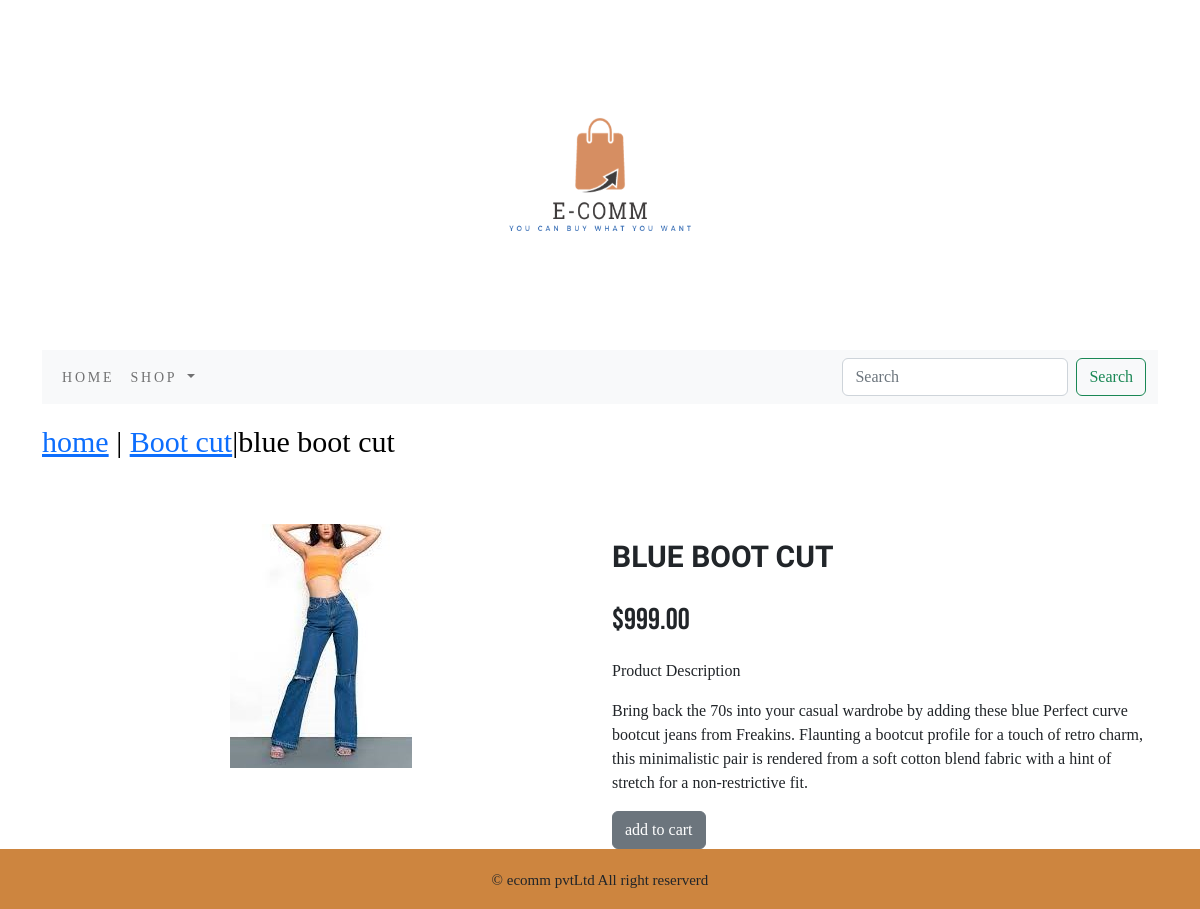
Page /ecommerceapp/boot-cut/blue-boot-cut/ on the committed database.
### ecommerceapp/models.py (models this page shows, shortened)
class Product(models.Model):
    name=models.CharField(max_length=250,unique=True)
    slug = models.SlugField(max_length=250, unique=True)
    description=models.TextField(blank=True)
    price=models.DecimalField(max_digits=10,decimal_places=2)
    category=models.ForeignKey(Category, on_delete=models.CASCADE)
    image=models.ImageField(upload_to='product',blank=True)
    stock=models.IntegerField()
    available=models.BooleanField(default=True)
    created=models.DateTimeField(auto_now_add=True)
    updated=models.DateTimeField(auto_now=True)
    class Meta:
        ordering = ('name',)
        verbose_name = 'product'
        verbose_name_plural = 'products'

class Category(models.Model):
    name=models.CharField(max_length=250,unique=True)
    slug=models.SlugField(max_length=250,unique=True)
    description=models.TextField(blank=True)
    image=models.ImageField(upload_to='category',blank=True)
    class Meta:
        ordering=('name',)
        verbose_name='category'
        verbose_name_plural='categories'
    def __str__(self):
        return '{}'.format(self.name)
    def get_url(self):
        return reverse('ecommerceapp:products_by_category', args=[self.slug])

### ecommerceapp/views.py (the view)
# urls.py: path('<slug:c_slug>/<slug:product_slug>/',views.proDetail, name='prodCatdetail')
def proDetail(request, c_slug, product_slug):
    try:
        product=Product.objects.get(category__slug=c_slug,slug=product_slug)
    except Exception as e:
        raise e
    return render(request,'product.html', {'product':product})

### cart/context_processors.py (called while the page is built)
def counter(request):
    item_count=0
    if 'admin' in request.path:
        return {}
    else:
        try:
            cart=Cart.objects.filter(cart_id=_cart_id(request))
            cart_items=CartItem.objects.all().filter(cart=cart[:1])
            for cart_item in cart_items:
                item_count += cart_item.quantity
        except Cart.DoesNotExist:
            item_count=0
    return dict(item_count=item_count)

### cart/views.py (called while the page is built)
def _cart_id(request):
    cart=request.session.session_key
    if not cart:
        cart=request.session.create()
    return cart

### ecommerceapp/context_processors.py (called while the page is built)
def menu_links(request):
    links=Category.objects.all()
    return dict(links=links)

### templates/product.html (shortened to what this page needs)
{% extends 'base.html' %}
{% load static %}
{% block content %}
<div class="my_product">
        <div class="mx_auto">
                <p><a href="{% url 'ecommerceapp:allProductCat' %}">home</a> | <a href="{{product.category.get_url}}">{{product.category}}</a>|{{product.name}}</p>
        </div>
</div>
<div class="container">
<br>
<div class="row">
        <div class="col-12 col-sm-12 col-md-12 col-lg-6 text-center">
                <div style="min-width: 18rem;">
                        <img src="{{product.image.url}}" alt="{{product.name}}">
                </div>
        </div>
        <div class="col-12 col-sm-12 col-md-12 col-lg-6 ">
                <div>
                        <h1 class="my_pro_title">{{product.name}}</h1>
                        <p class="my_price">${{product.price}}</p>
                        <p class="my_pro_detail">Product Description</p>
                        <p class="my_pro_detail">{{product.description}}</p>
                        {% if product.stock <= 0 %}
                                <p class="my_stock"><b>Out of stock</b></p>
                        {% else %}
                                <a class="btn btn-secondary" href="{% url 'cart:add_cart' product.id %}">add to cart</a>
                        {% endif %}
                </div>
                </div>
        </div>
</div>
{% endblock %}

### static/css/custom.css (style rules this page uses)
body { font-family: 'Arvo', serif; }
.my_product { padding-top:15px; padding-bottom:20px; }
.my_product .mx_auto { color: #000; font-size: 30px; text-decoration: none; }
.my_pro_title { font-size:30px; text-transform: uppercase; font-family: 'Spicy Rice', cursive; font-weight: bold; padding-top:15px; padding-bottom:15px; }
.my_price { font-size:30px; font-family: 'Bebas Neue', sans-serif; }

### rows in the picture
Product: category "Boot cut", name "blue boot cut", image (picture), name "BLUE BOOT CUT", price "999.00", description "Bring back the 70s into your casual wardrobe by adding these blue Perfect curve bootcut jeans from Freakins. Flaunting a bootcut profile for a touch of retro charm, this minimalistic pair is rendered from a soft cotton blend fabric with a hint of stretch for a non-restrictive fit."
